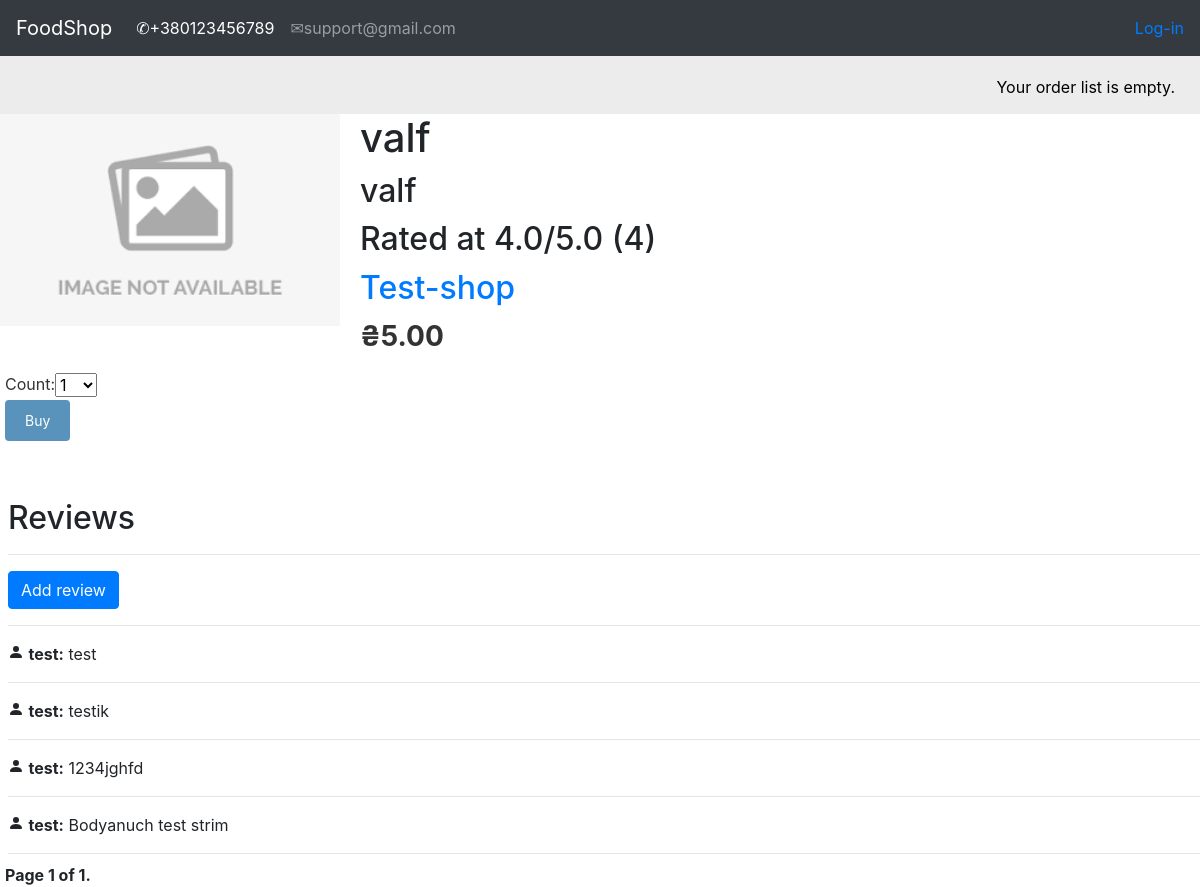
Before: /restaurant/product/2/valf/ with the older database file.
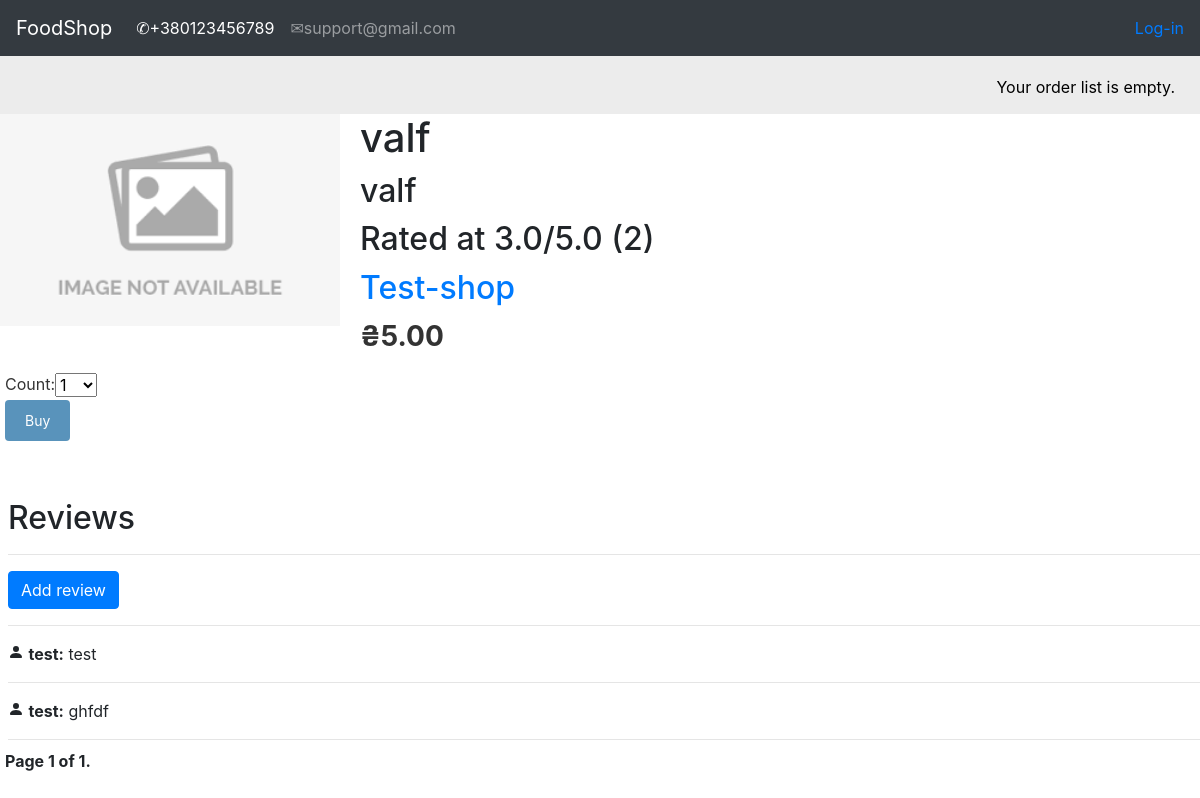
After: the same page with the newer database file.
### shop/models.py (models this page shows, shortened)
class Product(models.Model):
    shop = models.ForeignKey(Shop, on_delete=models.CASCADE)
    category = models.ForeignKey(Category, on_delete=models.CASCADE)
    name = models.CharField(max_length=150, db_index=True)
    slug = models.SlugField(max_length=150, db_index=True)
    image = models.ImageField(upload_to='image_products/%Y/%d/%m', default='image_products/no_img.png')
    description = models.TextField(blank=True)
    price = models.DecimalField(max_digits=10, decimal_places=2)
    available = models.BooleanField(default=True)
    created = models.DateTimeField(auto_now_add=True)
    updated = models.DateTimeField(auto_now=True)
    objects = ProductManager()
    class Meta:
        ordering = ('-created',)
        index_together = (('id', 'slug'),)
        default_related_name = "products"
    def get_shop_slug(self):
        shop = Shop.objects.get(name=self.shop)
        shop = shop.slug
        return reverse('product_list_by_shop',
                       args=[shop])
    def get_rating(self):
        product = Product.objects.get(id=self.id, slug=self.slug)
        rating = product.reviews.filter(show=True).aggregate(Avg('rating'))
        return rating
    def get_rating_votes(self):
        product = Product.objects.get(id=self.id, slug=self.slug)
        count = product.reviews.filter(show=True).count()
        return count

class Reviews(models.Model):
    product = models.ForeignKey(Product, on_delete=models.CASCADE, related_name='reviews')
    author = models.ForeignKey(settings.AUTH_USER_MODEL, on_delete=models.CASCADE)
    rating = models.PositiveSmallIntegerField(choices=RATING_CHOICES, null=True, blank=True)
    body = models.TextField()
    show = models.BooleanField(default=False)
    created = models.DateTimeField(auto_now_add=True)
    class Meta:
        ordering = ('created',)
        verbose_name = "Review"
        verbose_name_plural = "Reviews"

class Category(models.Model):
    name = models.CharField(max_length=150, db_index=True)
    slug = models.SlugField(max_length=150, db_index=True, unique=True)
    class Meta:
        ordering = ('name',)
        default_related_name = "category"
        verbose_name = "Category"
        verbose_name_plural = "Categories"
    def __str__(self):
        return self.name

class Shop(models.Model):
    owner = models.OneToOneField(settings.AUTH_USER_MODEL, on_delete=models.CASCADE)
    name = models.CharField(max_length=150, db_index=True)
    slug = models.SlugField(max_length=150, db_index=True, unique=True)
    class Meta:
        ordering = ('name',)
        default_related_name = "shop"
    def __str__(self):
        return self.name

### shop/views.py (the view)
# urls.py: path('restaurant/product/<int:id>/<slug:slug>/', views.product_detail, name='product_detail'),
def product_detail(request, id, slug):
    product = Product.objects.get(id=id, slug=slug)
    orderlist_form = OrderListAddProductForm()
    reviews = product.reviews.filter(show=True)
    answers = ReviewsAnswer.objects.filter(review__in=reviews)
    paginator = Paginator(reviews, 5)
    page = request.GET.get('page')
    try:
        objects = paginator.page(page)
    except PageNotAnInteger:
        objects = paginator.page(1)
    except EmptyPage:
        objects = paginator.page(paginator.num_pages)
    new_review = None
    if request.method == "POST":
        reviews_form = ReviewsForm(request.POST)
        if reviews_form.is_valid() and request.user.is_authenticated:
            new_review = reviews_form.save(commit=False)
            new_review.product = product
            new_review.author = request.user
            new_review.save()
            reviews_form = ReviewsForm()
            messages.success(request, 'Your review has been successfully submitted for review')
            return HttpResponseRedirect(request.path)
        else:
            return redirect(LOGIN_URL)
    else:
        reviews_form = ReviewsForm()
    return render(request, 'shop/product_detail.html',
                  {'product': product,
                   'orderlist_form': orderlist_form,
                   'reviews': objects,
                   'answers': answers,
                   'new_review': new_review,
                   'reviews_form': reviews_form})

### orderlist/forms.py
class OrderListAddProductForm(forms.Form):
    count = forms.TypedChoiceField(choices=PRODUCT_COUNT_CHOICES, coerce=int)
    update = forms.BooleanField(required=False, initial=False, widget=forms.HiddenInput)

### shop/forms.py
class ReviewsForm(forms.ModelForm):
    class Meta:
        model = Reviews
        fields = ['rating', 'body']
        labels = {
            'body': "Your review",
            'rating': "Your rating",
        }

### orderlist/context_processors.py (called while the page is built)
def orderlist(request):
    return {'orderlist': OrderList(request)}

### orderlist/orderlist.py (called while the page is built)
    def __len__(self):
        return sum(item['count'] for item in self.orderlist.values())

### templates/shop/product_detail.html (shortened to what this page needs)
{% extends 'shop/base.html' %}
{% load static %}
{% block context %}
  <div class="product-detail">
    <img src="{{ product.image.url }}">
    <h1>{{ product.name }}</h1>
    <h2>{{ product.category }}</h2>
    {% if product.get_rating.rating__avg %}<h2>Rated at {{ product.get_rating.rating__avg }}/5.0
                                                        ({{ product.get_rating_votes }})</h2>{% else %}
        <h2>Not yet rated</h2>{% endif %}
    <h2><a href="{{ product.get_shop_slug }}">{{ product.shop }}</a></h2>
    <p class="price">₴{{ product.price }}</p>
    <form action="{% url 'orderlist:orderlist_add' product.id %}" method="post">
    {{ orderlist_form }}
    <input type="submit" value="Buy">
</form>
  </div>
<div class="reviews mt-5 pl-2">
<h2>Reviews</h2>
    <hr />
    <button class="btn btn-primary" id="SendBtn" onclick="showFormReview()">Add review</button><hr />
    <div class="reviews-list pb-2">
        {% if reviews %}
        {% for review in reviews %}
            <div>
                <p>
                    <svg width="1em" height="1em" viewBox="0 0 16 16" class="bi bi-person-fill" fill="currentColor" xmlns="http://www.w3.org/2000/svg">
                    <path fill-rule="evenodd" d="M3 14s-1 0-1-1 1-4 6-4 6 3 6 4-1 1-1 1H3zm5-6a3 3 0 1 0 0-6 3 3 0 0 0 0 6z"/>
                    </svg>
                <b>{{ review.author }}:</b> {{ review.body }}
                <hr>
            </div>
        {% endfor %}
        {% else %}
            <span style="font-size: 26px; font-weight: 600; font-style: italic">Sorry, there are no reviews here yet</span>
        {% endif %}
    </div>
</div>
    {% include 'pagination/pagination.html' with page=reviews %}
{% endblock %}

Changed rows visible on the page:
removed Reviews: author "test", body "testik"
removed Reviews: author "test", body "1234jghfd"
removed Reviews: author "test", body "Bodyanuch test strim"
changed Product "valf": get_rating.rating__avg "4.0" → "3.0"; get_rating_votes "4" → "2"
added Reviews: author "test", body "ghfdf"
